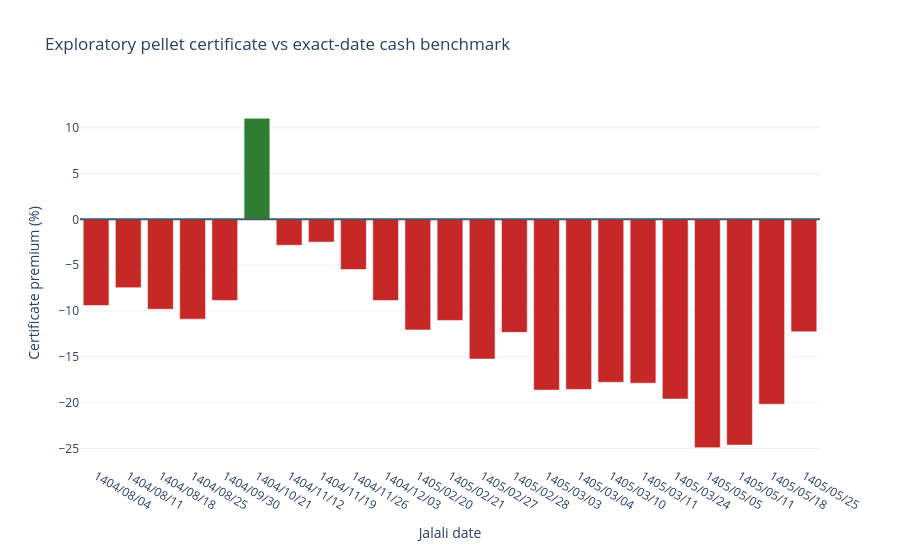

Notebook source saved alongside this figure:
### Markdown cell above
## 14. Certificate bubble relative to the selected physical benchmark

An eligible physical date requires at least one selected producer to have a strict-cash trade. A single-producer date uses that producer's price; a two-producer date uses the simple mean. The certificate is joined only on exact dates with positive volume and settlement price. Bubble is `100 × (certificate settlement / physical benchmark - 1)`: positive values are premiums and negative values are discounts. No interpolation or carry-forward is used.

### Code cell
CERTIFICATE_CSV = Path("../data/raw/certificate/pellet_certificate_raw.csv")
if not CERTIFICATE_CSV.exists():
    raise FileNotFoundError(f"Certificate raw file not found: {CERTIFICATE_CSV.resolve()}")

certificate_raw = pd.read_csv(CERTIFICATE_CSV, encoding="utf-8-sig", low_memory=False)
for column in ["TradesVolume", "TradesValue", "TodaySettlementPrice"]:
    certificate_raw[column] = pd.to_numeric(certificate_raw[column], errors="raise")

if certificate_raw["PersianDate"].duplicated().any():
    raise ValueError("Certificate PersianDate must be unique")

certificate_traded = certificate_raw.loc[
    certificate_raw["TradesVolume"].gt(0)
    & certificate_raw["TodaySettlementPrice"].gt(0),
    ["PersianDate", "DT", "ContractCode", "TradesVolume",
     "TradesValue", "TodaySettlementPrice"],
].copy()

physical_pair_benchmark = pair_price_wide.rename(columns={
    "گل گهر": "gol_gohar_price",
    "گهر زمین": "gohar_zamin_price",
}).copy()
physical_pair_benchmark["gol_gohar_volume"] = pair_volume_wide["گل گهر"]
physical_pair_benchmark["gohar_zamin_volume"] = pair_volume_wide["گهر زمین"]
physical_pair_benchmark["physical_company_count"] = (
    physical_pair_benchmark[["gol_gohar_price", "gohar_zamin_price"]]
    .notna().sum(axis=1)
)
physical_pair_benchmark["physical_mean_price_irr_per_kg"] = (
    physical_pair_benchmark[["gol_gohar_price", "gohar_zamin_price"]]
    .mean(axis=1, skipna=True)
)
physical_pair_benchmark["physical_price_method"] = np.where(
    physical_pair_benchmark["physical_company_count"].eq(2),
    "simple_mean_of_two",
    "single_available_company",
)
physical_pair_benchmark = physical_pair_benchmark.reset_index()

certificate_bubble_exact = physical_pair_benchmark.merge(
    certificate_traded,
    left_on="date_jalali",
    right_on="PersianDate",
    how="inner",
    validate="one_to_one",
).sort_values("date_jalali").reset_index(drop=True)

certificate_bubble_exact["certificate_minus_physical_irr_per_kg"] = (
    certificate_bubble_exact["TodaySettlementPrice"]
    - certificate_bubble_exact["physical_mean_price_irr_per_kg"]
)
certificate_bubble_exact["certificate_vs_physical_bubble_pct"] = 100 * (
    certificate_bubble_exact["TodaySettlementPrice"]
    / certificate_bubble_exact["physical_mean_price_irr_per_kg"]
    - 1
)

if certificate_bubble_exact.empty:
    raise ValueError("No exact-date overlap between the physical pair and traded certificate")

display(certificate_bubble_exact[[
    "date_jalali", "gol_gohar_price", "gohar_zamin_price",
    "physical_mean_price_irr_per_kg", "TodaySettlementPrice",
    "certificate_minus_physical_irr_per_kg",
    "certificate_vs_physical_bubble_pct", "physical_company_count",
    "physical_price_method", "TradesVolume",
]])
display(certificate_bubble_exact["physical_price_method"].value_counts().to_frame("observations"))
display(certificate_bubble_exact["certificate_vs_physical_bubble_pct"].agg(
    observations="count", mean_pct="mean", median_pct="median",
    min_pct="min", max_pct="max",
).to_frame("value"))

bubble_colors = np.where(certificate_bubble_exact['certificate_vs_physical_bubble_pct'].ge(0),
    '#2E7D32', '#C62828')
fig = go.Figure(go.Bar(x=certificate_bubble_exact['date_jalali'],
    y=certificate_bubble_exact['certificate_vs_physical_bubble_pct'],
    marker_color=bubble_colors))
fig.add_hline(y=0, line_color='#455A64')
fig.update_layout(title='Exploratory pellet certificate vs exact-date cash benchmark',
    xaxis_title='Jalali date', yaxis_title='Certificate premium (%)',
    height=550, template='plotly_white')
fig.show()

### Figure 1 — Plotly figure (JSON) as saved in the notebook; plotly's stock layout.template omitted (floating-point values rounded to 4 significant figures)
{"data": [{"marker": {"color": ["#C62828", "#C62828", "#C62828", "#C62828", "#C62828", "#2E7D32", "#C62828", "#C62828", "#C62828", "#C62828", "#C62828", "#C62828", "#C62828", "#C62828", "#C62828", "#C62828", "#C62828", "#C62828", "#C62828", "#C62828", "#C62828", "#C62828", "#C62828"]}, "type": "bar", "x": ["1404/08/04", "1404/08/11", "1404/08/18", "1404/08/25", "1404/09/30", "1404/10/21", "1404/11/12", "1404/11/19", "1404/11/26", "1404/12/03", "1405/02/20", "1405/02/21", "1405/02/27", "1405/02/28", "1405/03/03", "1405/03/04", "1405/03/10", "1405/03/11", "1405/03/24", "1405/05/05", "1405/05/11", "1405/05/18", "1405/05/25"], "y": [-9.413, -7.457, -9.81, -10.89, -8.85, 11.03, -2.828, -2.484, -5.479, -8.857, -12.07, -11.04, -15.25, -12.34, -18.64, -18.56, -17.78, -17.88, -19.61, -24.93, -24.64, -20.18, -12.27]}], "layout": {"height": 550, "shapes": [{"line": {"color": "#455A64"}, "type": "line", "x0": 0, "x1": 1, "xref": "x domain", "y0": 0, "y1": 0, "yref": "y"}], "title": {"text": "Exploratory pellet certificate vs exact-date cash benchmark"}, "xaxis": {"title": {"text": "Jalali date"}}, "yaxis": {"title": {"text": "Certificate premium (%)"}}}}
